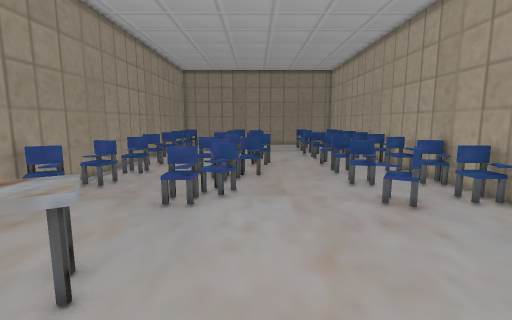
View 1 (above)

16 first-person views from a walk through a 3-D level made in the Godot game engine. The camera is 1.5 m above the floor, tilts 8° down and sees 85° across. The floor is counted in squares, 0.5 m on a side. Each view is taken from the middle of a square. On the plan, view 1 faces up. The plan holds only what a view shows up to about 20 squares ahead; the rest is blank. Some surface patterns are stand-ins.

View 2
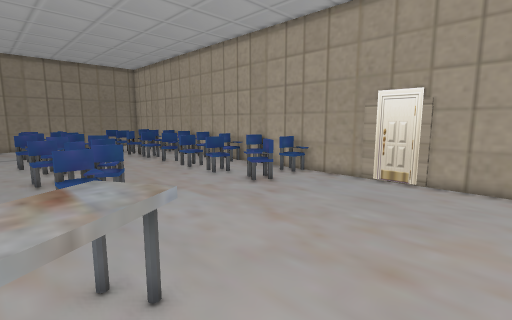

View 3
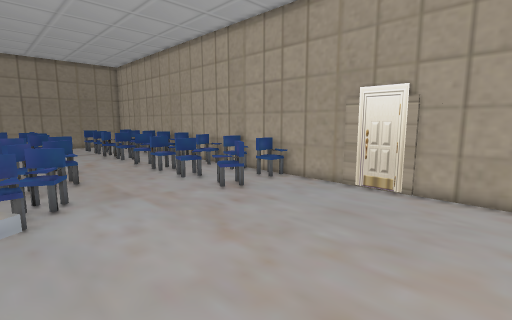

View 4
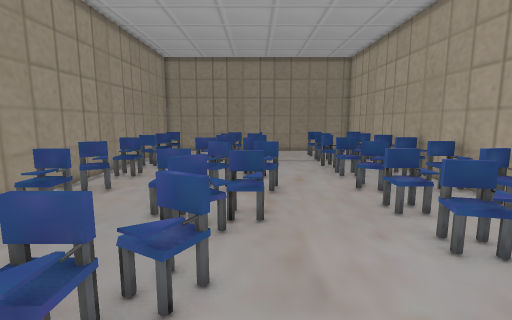

View 5
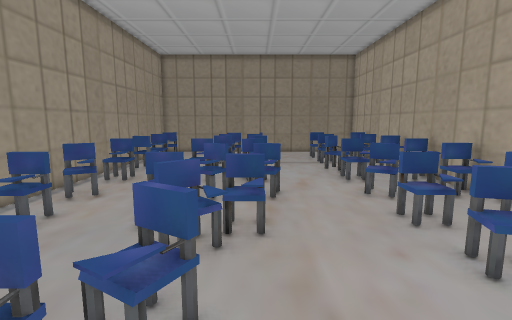

View 6
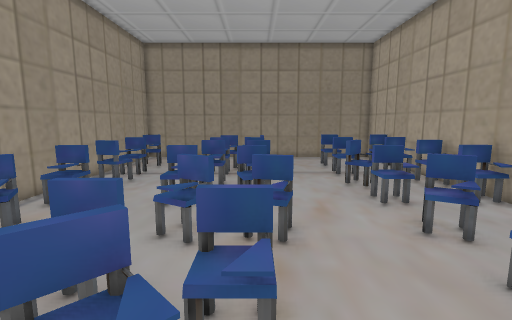

View 7
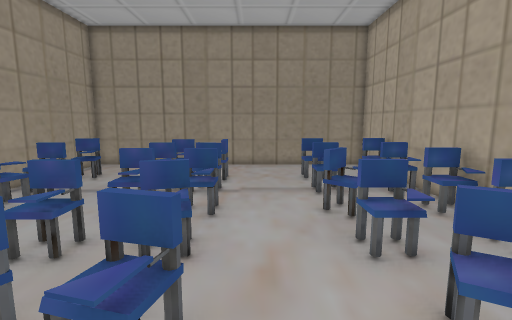

View 8
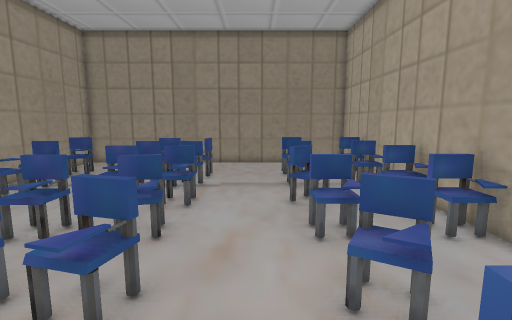

View 9
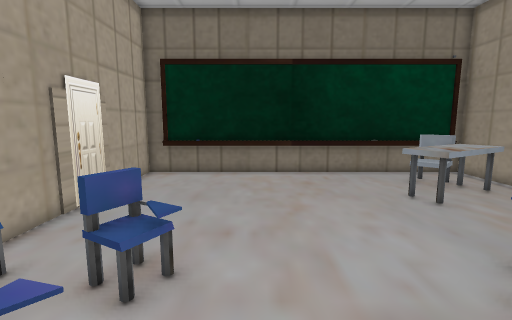

View 10
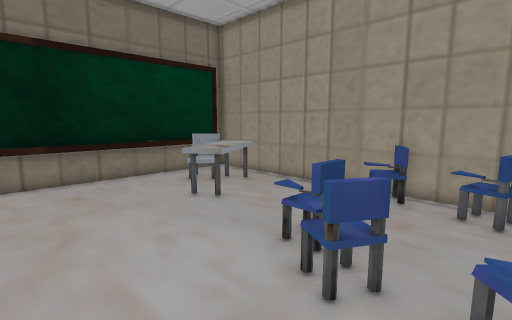

View 11
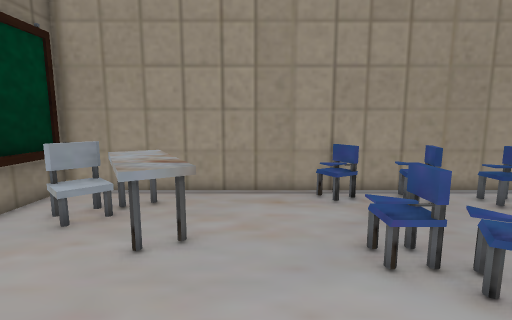

View 12
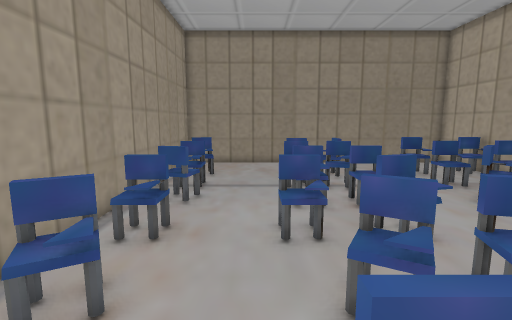

View 13
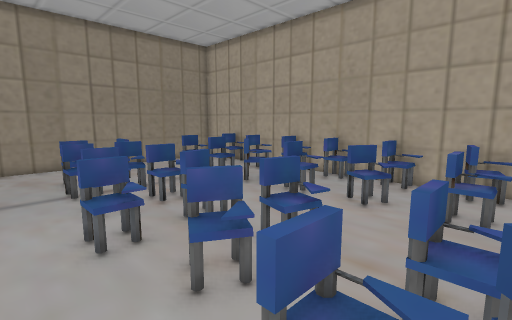

View 14
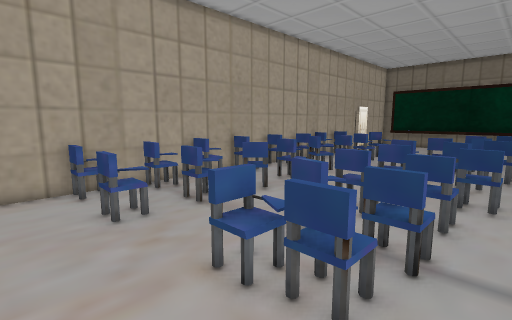

View 15
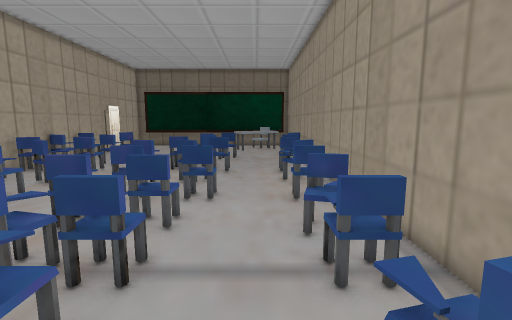

View 16
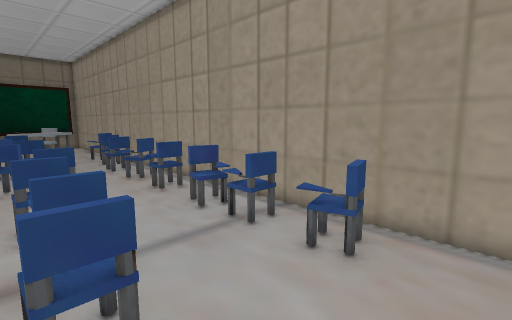

### Floor plan
Key: @ floor where view 1 was taken; # wall or solid block; x gap in a wall; . floor; D closed door; = window, fence, low wall or low ledge; ^ raised ledge; O other object.
Columns run from 9 left of view 1 to 9 right of it. Each row starts with its distance up from view 1.
 35 ###################
 34 #.................#
 33 #....... .........#
 32 #................ #
 31 #.= ..........==.=#
 30 #.#=...O.O....==.=#
 29 #......##.....x..=#
 28 #.O...====....==.=#
 27 ##=#...=#=....==.=#
 26 #===..........=...#
 25 #.^=..=^=^=..=^=.^^
 24 #......=#=....=...#
 23 #.....#===....^..^#
 22 #.^=..^^=^=...^=.^#
 21 #.....==#=........#
 20 ##=....=#==...==.^#
 19 #=^=..=^=^^..=^=.^#
 18 ##=....=.==...=...#
 17 #===..==......==.=#
 16 ##=...O#==....=#.=#
 15 #.=...====........#
 14 #==....==.....==.=#
 13 #==...........=#.=#
 12 #==....#=.........#
 11 #==...===........=#
 10 ##=...Ox......==.O#
  9 #.=...==......=...#
  8 #.................#
  7 #.................#
  6 #....=............#
  5 #...===...........D
  4 #.==OO=...........D
  3 #.=#O=............#
  2 #.##..............#
  1 #. ##.............#
  0 #  ......@........#
 -1   #################

Where each view was taken, in squares from view 1:
view 1: 0 up, 0 right, facing up
view 2: 0 up, 5 left, facing up-right
view 3: 0 up, 3 left, facing up-right
view 4: 7 up, 0 right, facing up
view 5: 8 up, 0 right, facing up
view 6: 12 up, 0 right, facing up
view 7: 16 up, 2 right, facing up
view 8: 15 up, 3 right, facing up
view 9: 15 up, 3 right, facing down
view 10: 14 up, 3 right, facing down-left
view 11: 7 up, 3 right, facing left
view 12: 15 up, 4 left, facing up
view 13: 15 up, 5 left, facing up-right
view 14: 34 up, 4 left, facing down-right
view 15: 33 up, 5 left, facing down
view 16: 34 up, 1 left, facing down-left
